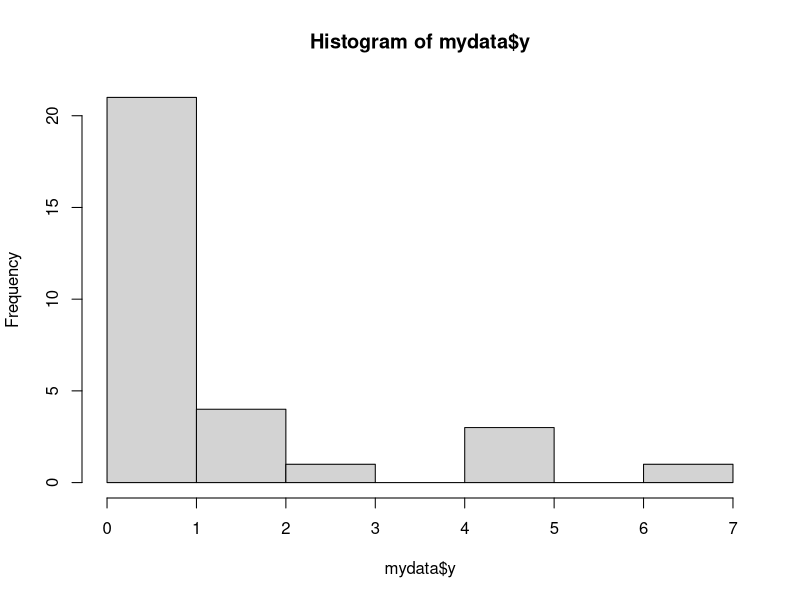
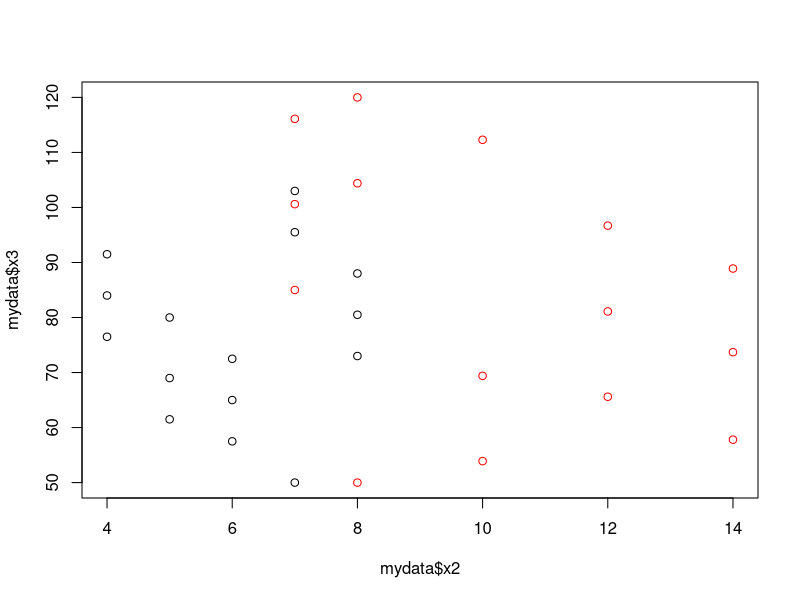
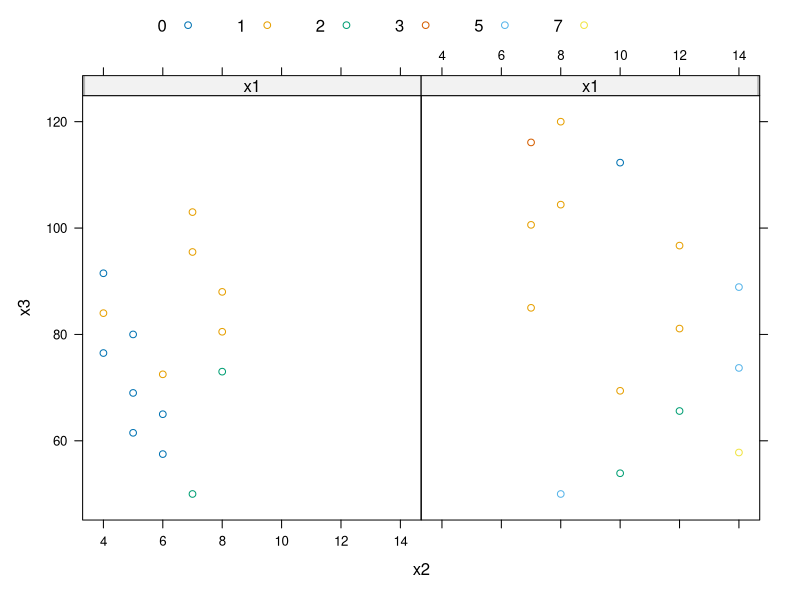
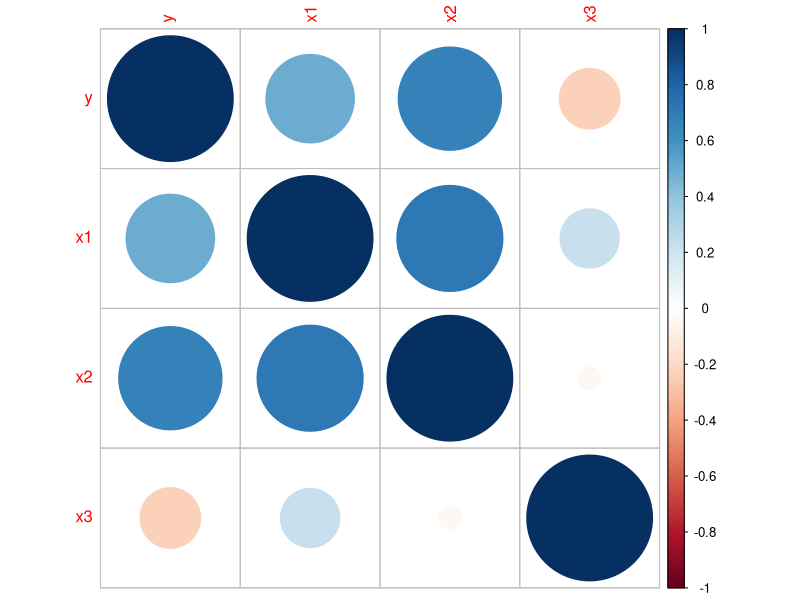

These charts were generated, in order, by the following R code: (Note: this script raises an error after producing the figures.)
## ---- chunk 1
knitr::opts_chunk$set(echo = TRUE)
library(ggplot2)
library(magrittr)
## ---- chunk 2
# read data in
mydata <- readxl::read_xls('Aircraft Damage.xls')
# remove the observation column for convenience
mydata <- mydata[,-1]

# plots
hist(mydata$y)
plot(mydata$x2,mydata$x3,col = ifelse(mydata$x1,"red","black"))
lattice::xyplot(x3~x2 | x1 ,data= mydata, group = y,auto.key = list(columns = 7))
cordata <- cor(mydata)
corrplot::corrplot(cordata)
## ---- chunk 3
mdl <- glm(y ~ ., data = mydata, family = poisson(link = 'log'))
summary(mdl)

1 - pchisq(mdl$null.deviance - mdl$deviance,2)


anova(mdl)
anova(mdl, test = 'Chisq')
anova(mdl, test = 'LRT')

## ---- chunk 4
car::vif(mdl)

mdl2 <- glm(y ~ x2, data = mydata, family = poisson(link = 'log'))

summary(mdl2)

1 - pchisq(mdl2$null.deviance - mdl2$deviance,2)


anova(mdl2, test = 'Chisq')
anova(mdl2, test = 'LRT')

lmtest::lrtest(mdl2)
